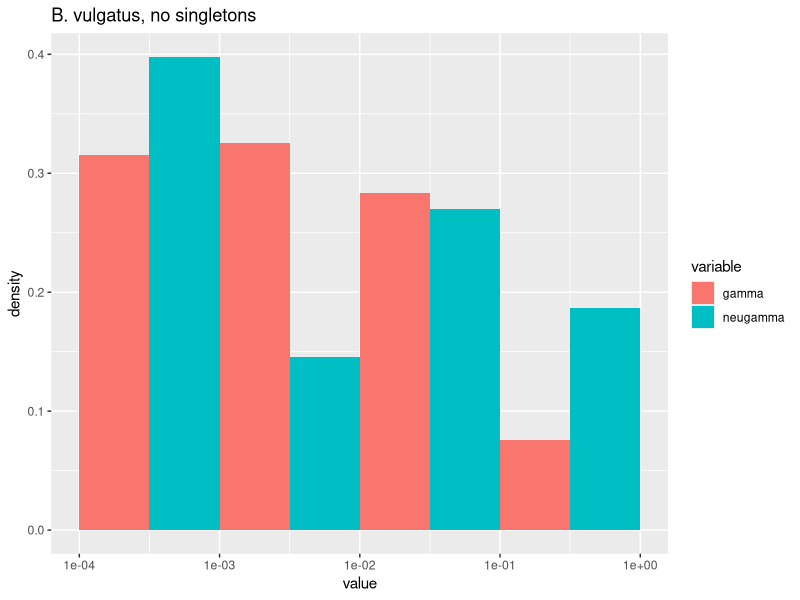
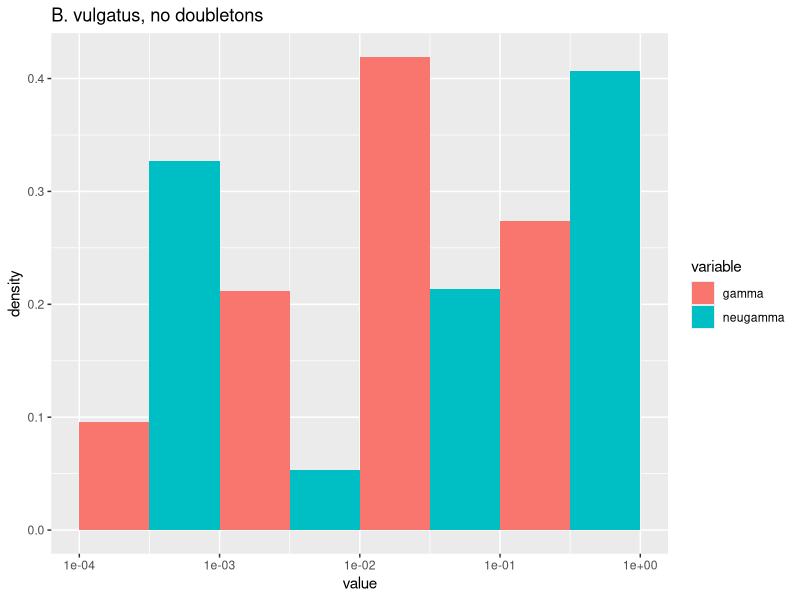
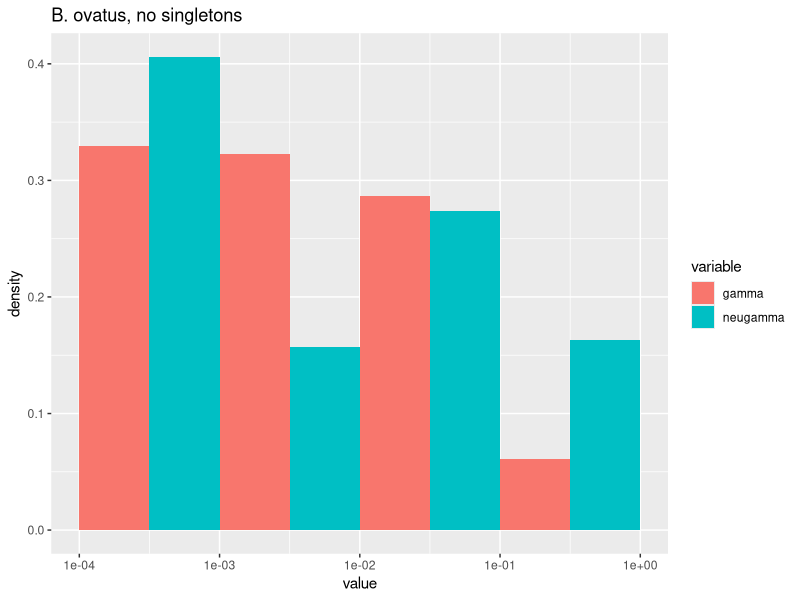
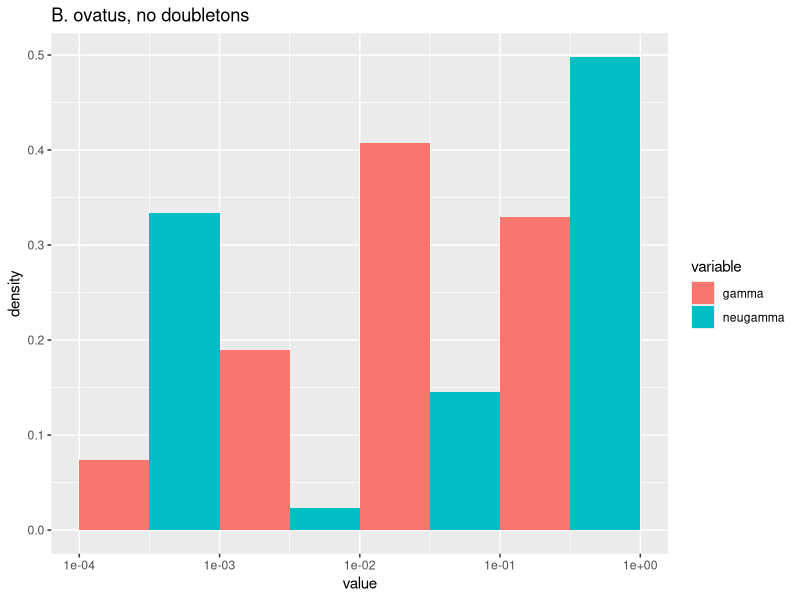
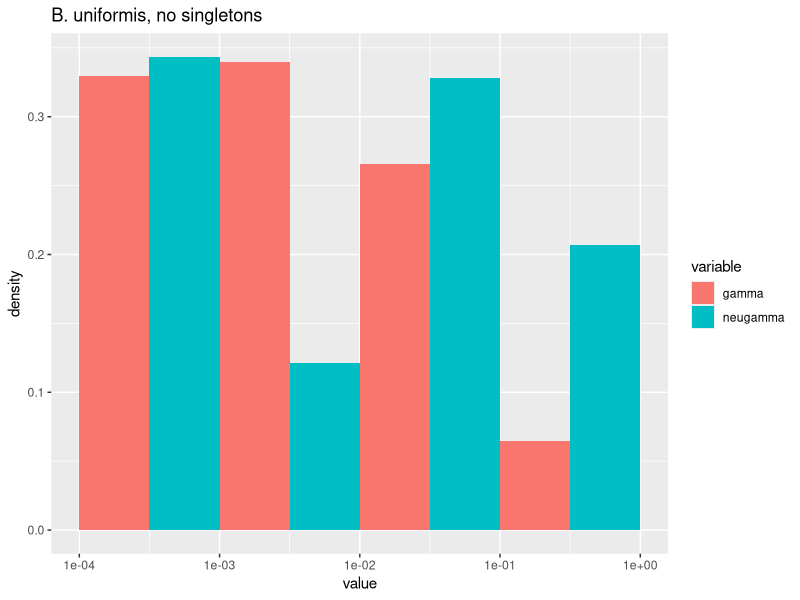
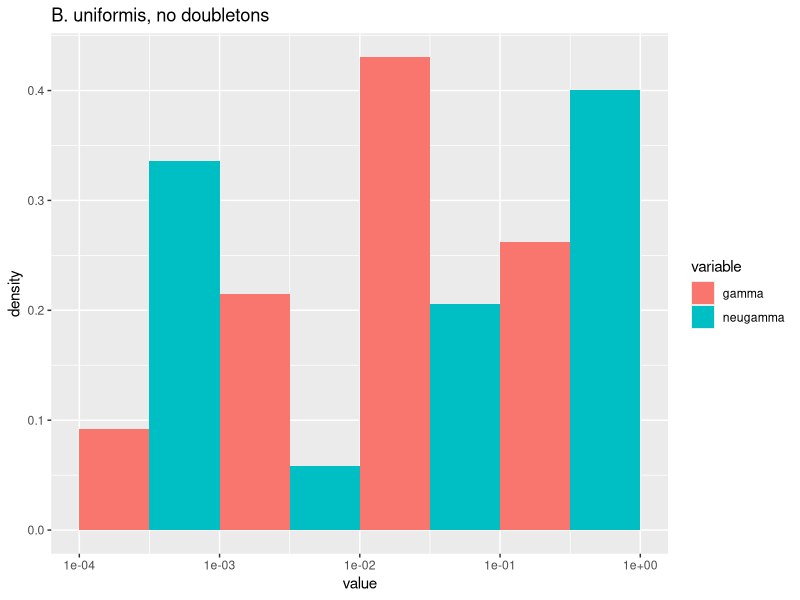

R code for these plots, in order:
# DFE_visual_comparison.R
# Author: Jonathan Mah
# Date: 20210316
# This script is used to visually compare different DFE's.

library(ggplot2)
library(reshape2)

set.seed(1)

# B_vulgatus

b_vulgatus_gamma_no_s_shape = 0.0280127
b_vulgatus_gamma_no_s_scale = 0.1547839

b_vulgatus_gamma_no_s_dist = rgamma(10000, shape=b_vulgatus_gamma_no_s_shape, scale=b_vulgatus_gamma_no_s_scale)

b_vulgatus_neugamma_no_s_shape = 0.3280127
b_vulgatus_neugamma_no_s_scale = 0.2547839

b_vulgatus_neugamma_no_s_dist = rgamma(10000, shape=b_vulgatus_neugamma_no_s_shape, scale=b_vulgatus_neugamma_no_s_scale)

b_vulgatus_neugamma_no_s_dist[1:3000] = 0.0002

b_vulgatus_no_s_df = data.frame(gamma=b_vulgatus_gamma_no_s_dist,
                                neugamma=b_vulgatus_neugamma_no_s_dist)

ggplot(melt(b_vulgatus_no_s_df), aes(x=value, y=..density.., fill = variable)) + 
  geom_histogram(position = "dodge",
                 breaks=c(0.0001, 0.001, 0.01, 0.1, 1)) +
  scale_x_log10() +
  ggtitle('B. vulgatus, no singletons')

b_vulgatus_gamma_no_d_shape = 0.3562186
b_vulgatus_gamma_no_d_scale = 0.2356798

b_vulgatus_gamma_no_d_dist = rgamma(10000, shape=b_vulgatus_gamma_no_d_shape, scale=b_vulgatus_gamma_no_d_scale)

b_vulgatus_neugamma_no_d_shape = 0.6357227
b_vulgatus_neugamma_no_d_scale = 0.4673892

b_vulgatus_neugamma_no_d_dist = rgamma(10000, shape=b_vulgatus_neugamma_no_d_shape, scale=b_vulgatus_neugamma_no_d_scale)

b_vulgatus_neugamma_no_d_dist[1:3000] = 0.0002

b_vulgatus_no_d_df = data.frame(gamma=b_vulgatus_gamma_no_d_dist,
                                neugamma=b_vulgatus_neugamma_no_d_dist)

ggplot(melt(b_vulgatus_no_d_df), aes(x=value, y=..density.., fill = variable)) + 
  geom_histogram(position = "dodge",
                 breaks=c(0.0001, 0.001, 0.01, 0.1, 1)) +
  scale_x_log10() +
  ggtitle('B. vulgatus, no doubletons')

# B_ovatus

b_ovatus_gamma_no_s_shape = 0.0253678
b_ovatus_gamma_no_s_scale = 0.1463287

b_ovatus_gamma_no_s_dist = rgamma(10000, shape=b_ovatus_gamma_no_s_shape, scale=b_ovatus_gamma_no_s_scale)

b_ovatus_neugamma_no_s_shape = 0.3063287
b_ovatus_neugamma_no_s_scale = 0.2239760

b_ovatus_neugamma_no_s_dist = rgamma(10000, shape=b_ovatus_neugamma_no_s_shape, scale=b_ovatus_neugamma_no_s_scale)

b_ovatus_neugamma_no_s_dist[1:3000] = 0.0002

b_ovatus_no_s_df = data.frame(gamma=b_ovatus_gamma_no_s_dist,
                                neugamma=b_ovatus_neugamma_no_s_dist)

ggplot(melt(b_ovatus_no_s_df), aes(x=value, y=..density.., fill = variable)) + 
  geom_histogram(position = "dodge",
                 breaks=c(0.0001, 0.001, 0.01, 0.1, 1)) +
  scale_x_log10() +
  ggtitle('B. ovatus, no singletons')

b_ovatus_gamma_no_d_shape = 0.3961328
b_ovatus_gamma_no_d_scale = 0.2673281

b_ovatus_gamma_no_d_dist = rgamma(10000, shape=b_ovatus_gamma_no_d_shape, scale=b_ovatus_gamma_no_d_scale)

b_ovatus_neugamma_no_d_shape = 0.8367219
b_ovatus_neugamma_no_d_scale = 0.56783939

b_ovatus_neugamma_no_d_dist = rgamma(10000, shape=b_ovatus_neugamma_no_d_shape, scale=b_ovatus_neugamma_no_d_scale)

b_ovatus_neugamma_no_d_dist[1:3000] = 0.0002

b_ovatus_no_d_df = data.frame(gamma=b_ovatus_gamma_no_d_dist,
                                neugamma=b_ovatus_neugamma_no_d_dist)

ggplot(melt(b_ovatus_no_d_df), aes(x=value, y=..density.., fill = variable)) + 
  geom_histogram(position = "dodge",
                 breaks=c(0.0001, 0.001, 0.01, 0.1, 1)) +
  scale_x_log10() +
  ggtitle('B. ovatus, no doubletons')

# B_uniformis

b_uniformis_gamma_no_s_shape = 0.0237283
b_uniformis_gamma_no_s_scale = 0.1453879

b_uniformis_gamma_no_s_dist = rgamma(10000, shape=b_uniformis_gamma_no_s_shape, scale=b_uniformis_gamma_no_s_scale)

b_uniformis_neugamma_no_s_shape = 0.5361287
b_uniformis_neugamma_no_s_scale = 0.1643872

b_uniformis_neugamma_no_s_dist = rgamma(10000, shape=b_uniformis_neugamma_no_s_shape, scale=b_uniformis_neugamma_no_s_scale)

b_uniformis_neugamma_no_s_dist[1:3000] = 0.0002

b_uniformis_no_s_df = data.frame(gamma=b_uniformis_gamma_no_s_dist,
                                 neugamma=b_uniformis_neugamma_no_s_dist)

ggplot(melt(b_uniformis_no_s_df), aes(x=value, y=..density.., fill = variable)) + 
  geom_histogram(position = "dodge",
                 breaks=c(0.0001, 0.001, 0.01, 0.1, 1)) +
  scale_x_log10() +
  ggtitle('B. uniformis, no singletons')

b_uniformis_gamma_no_d_shape = 0.3863287
b_uniformis_gamma_no_d_scale = 0.2036871

b_uniformis_gamma_no_d_dist = rgamma(10000, shape=b_uniformis_gamma_no_d_shape, scale=b_uniformis_gamma_no_d_scale)

b_uniformis_neugamma_no_d_shape = 0.5849327
b_uniformis_neugamma_no_d_scale = 0.5789321

b_uniformis_neugamma_no_d_dist = rgamma(10000, shape=b_uniformis_neugamma_no_d_shape, scale=b_uniformis_neugamma_no_d_scale)

b_uniformis_neugamma_no_d_dist[1:3000] = 0.0002

b_uniformis_no_d_df = data.frame(gamma=b_uniformis_gamma_no_d_dist,
                                neugamma=b_uniformis_neugamma_no_d_dist)

ggplot(melt(b_uniformis_no_d_df), aes(x=value, y=..density.., fill = variable)) + 
  geom_histogram(position = "dodge",
                 breaks=c(0.0001, 0.001, 0.01, 0.1, 1)) +
  scale_x_log10() +
  ggtitle('B. uniformis, no doubletons')
